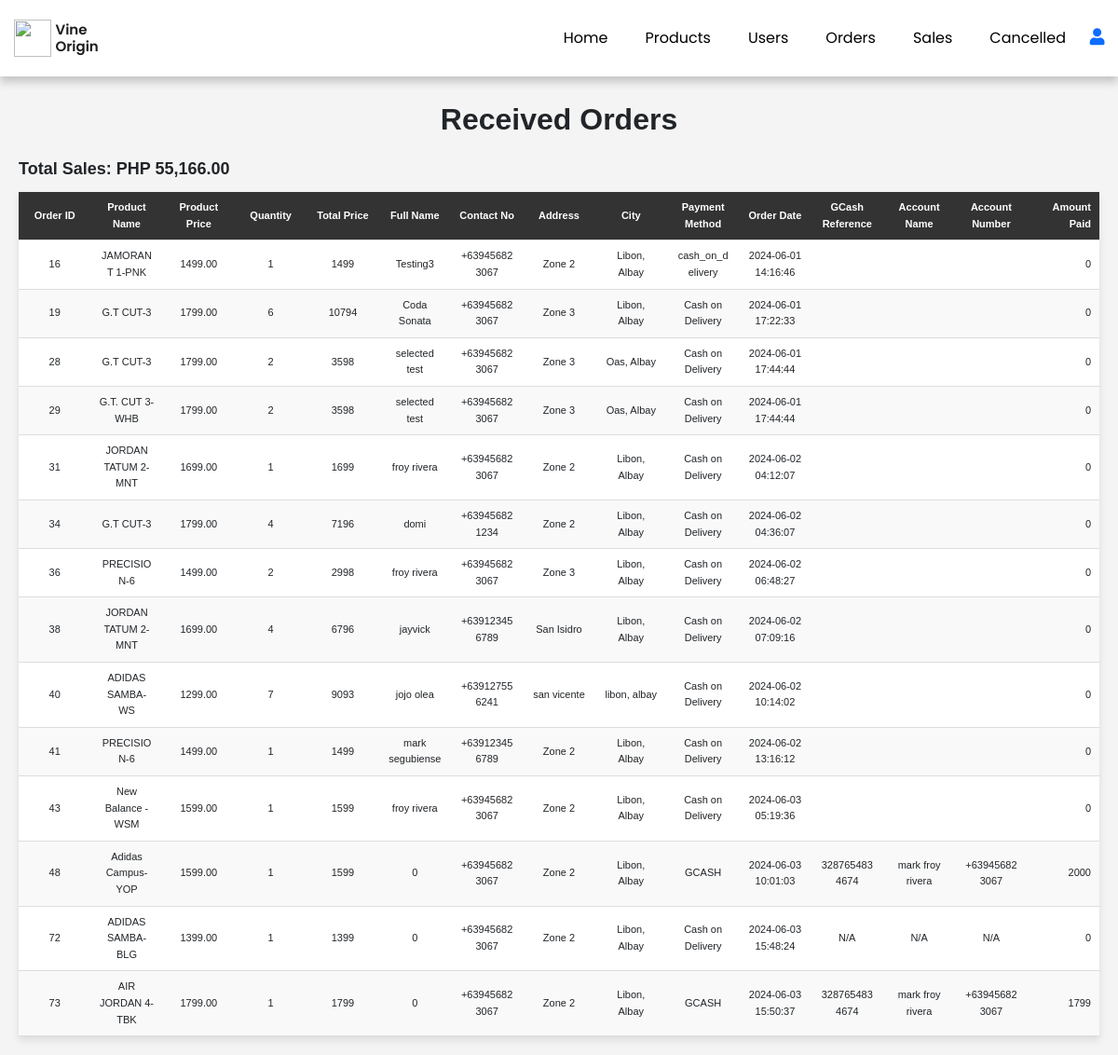
The app's page /visitor_landing/total_order.php (signed in) with its own data.
### tables this page shows
CREATE TABLE `orders` (
  `order_id` int(11) NOT NULL,
  `user_id` int(11) DEFAULT NULL,
  `product_name` varchar(255) NOT NULL,
  `product_price` float(8,2) NOT NULL,
  `quantity` int(11) DEFAULT NULL,
  `price_total` int(11) NOT NULL,
  `full_name` varchar(255) NOT NULL,
  `contact_no` varchar(20) NOT NULL,
  `address` varchar(255) NOT NULL,
  `city` varchar(255) NOT NULL,
  `payment_method` varchar(55) NOT NULL,
  `order_date` timestamp NOT NULL DEFAULT current_timestamp(),
  `gcash_reference` varchar(255) NOT NULL,
  `acc_name` varchar(255) NOT NULL,
  `acc_number` varchar(255) NOT NULL,
  `amount_paid` varchar(255) NOT NULL,
  `status` char(1) DEFAULT 'p' COMMENT 'p - pending\r\nt - to receive\r\nr - received\r\nc - cancelled'
);

### visitor_landing/total_order.php (the view, shortened to what this page needs)
<?php
include('server/connection.php');
?>
<!DOCTYPE html>
<html lang="en">
<head>
<?php include('header.php'); ?>
    <link rel="stylesheet" href="assets/css/admin.css">
    <?php include('admin_navbar.php'); ?>
</head>
<body>
    <div class="boxt">
    <h1>Received Orders</h1>
    <?php
    $total_sales_query = "SELECT SUM(price_total) AS total_sales FROM orders WHERE status = 'R'";
    $total_sales_result = mysqli_query($conn, $total_sales_query);
    $total_sales_row = mysqli_fetch_assoc($total_sales_result);
    $total_sales = $total_sales_row['total_sales'];
    echo "<p>Total Sales: PHP " . number_format($total_sales, 2) . "</p>";
    ?>
    <table>
        <thead>
            <tr>
                <th>Order ID</th>
                <th>Product Name</th>
                <th>Product Price</th>
                <th>Quantity</th>
                <th>Total Price</th>
                <th>Full Name</th>
                <th>Contact No</th>
                <th>Address</th>
                <th>City</th>
                <th>Payment Method</th>
                <th>Order Date</th>
                <th>GCash Reference</th>
                <th>Account Name</th>
                <th>Account Number</th>
                <th>Amount Paid</th>
            </tr>
        </thead>
        <tbody>
            <?php
            $received_orders_query = "SELECT * FROM orders WHERE status = 'R'";
            $received_orders_result = mysqli_query($conn, $received_orders_query);
            if (mysqli_num_rows($received_orders_result) > 0) {
                while ($row = mysqli_fetch_assoc($received_orders_result)) {
                    echo "<tr>";
                    echo "<td>{$row['order_id']}</td>";
                    echo "<td>{$row['product_name']}</td>";
                    echo "<td>{$row['product_price']}</td>";
                    echo "<td>{$row['quantity']}</td>";
                    echo "<td>{$row['price_total']}</td>";
                    echo "<td>{$row['full_name']}</td>";
                    echo "<td>{$row['contact_no']}</td>";
                    echo "<td>{$row['address']}</td>";
                    echo "<td>{$row['city']}</td>";
                    echo "<td>{$row['payment_method']}</td>";
                    echo "<td>{$row['order_date']}</td>";
                    echo "<td>{$row['gcash_reference']}</td>";
                    echo "<td>{$row['acc_name']}</td>";
                    echo "<td>{$row['acc_number']}</td>";
                    echo "<td>{$row['amount_paid']}</td>";
                    echo "</tr>";
                }
            } else {
                echo "<tr><td colspan='15'>No received orders found.</td></tr>";
            }
            ?>
        </tbody>
    </table>
        </div>
</body>
</html>

### visitor_landing/assets/css/style.css (style rules this page uses)
:root { --blue: #2980b9; --red: rgb(255, 0, 0); --orange: orange; --black: #333; --white: #fff; --bg-color: #eee; --dark-bg: rgba(0, 0, 0, .7); --box-shadow: 0 .5rem 1rem rgba(0, 0, 0, .1); --border: .1rem solid #999; }
* { margin: 0; padding: 0; box-sizing: border-box; }
body { font-family: "Poppins", sans-serif; overflow: hidden; }
h1 { font-size: 2.5rem; font-weight: 700; }
td:last-child { text-align: right; }
th:last-child { text-align: right; }
html { font-size: 62.5%; overflow-x: hidden; }

### visitor_landing/assets/css/admin.css (style rules this page uses)
.boxt { font-family: Arial, sans-serif; line-height: 1.6; background-color: #f4f4f4; padding: 20px; }
h1 { text-align: center; margin-bottom: 20px; margin-top: 7px; font-size: 32px; }
p { font-size: 18px; font-weight: bold; }
table { width: 100%; border-collapse: collapse; background-color: #fff; box-shadow: 0 4px 8px rgba(0, 0, 0, 0.1); table-layout: fixed; }
table th, table td { padding: 8px 9px; text-align: center; border-bottom: 1px solid #ddd; font-size: 11px; word-wrap: break-word; }
table th { background-color: #333; font-weight: bold; color: #fff; }
tbody tr:nth-child(even) { background-color: #f9f9f9; }

### records on screen
orders: order_id "16", product_name "JAMORANT 1-PNK", product_price "1499.00", quantity "1", price_total "1499", full_name "Testing3", contact_no "+639456823067", address "Zone 2", city "Libon, Albay", payment_method "cash_on_delivery", order_date "2024-06-01 14:16:46", amount_paid "0"
orders: order_id "19", product_name "G.T CUT-3", product_price "1799.00", quantity "6", price_total "10794", full_name "Coda Sonata", contact_no "+639456823067", address "Zone 3", city "Libon, Albay", payment_method "Cash on Delivery", order_date "2024-06-01 17:22:33", amount_paid "0"
orders: order_id "28", product_name "G.T CUT-3", product_price "1799.00", quantity "2", price_total "3598", full_name "selected test", contact_no "+639456823067", address "Zone 3", city "Oas, Albay", payment_method "Cash on Delivery", order_date "2024-06-01 17:44:44", amount_paid "0"
orders: order_id "29", product_name "G.T. CUT 3-WHB", product_price "1799.00", quantity "2", price_total "3598", full_name "selected test", contact_no "+639456823067", address "Zone 3", city "Oas, Albay", payment_method "Cash on Delivery", order_date "2024-06-01 17:44:44", amount_paid "0"
orders: order_id "31", product_name "JORDAN TATUM 2-MNT", product_price "1699.00", quantity "1", price_total "1699", full_name "froy rivera", contact_no "+639456823067", address "Zone 2", city "Libon, Albay", payment_method "Cash on Delivery", order_date "2024-06-02 04:12:07", amount_paid "0"
orders: order_id "34", product_name "G.T CUT-3", product_price "1799.00", quantity "4", price_total "7196", full_name "domi", contact_no "+639456821234", address "Zone 2", city "Libon, Albay", payment_method "Cash on Delivery", order_date "2024-06-02 04:36:07", amount_paid "0"
orders: order_id "36", product_name "PRECISION-6", product_price "1499.00", quantity "2", price_total "2998", full_name "froy rivera", contact_no "+639456823067", address "Zone 3", city "Libon, Albay", payment_method "Cash on Delivery", order_date "2024-06-02 06:48:27", amount_paid "0"
orders: order_id "38", product_name "JORDAN TATUM 2-MNT", product_price "1699.00", quantity "4", price_total "6796", full_name "jayvick", contact_no "+639123456789", address "San Isidro", city "Libon, Albay", payment_method "Cash on Delivery", order_date "2024-06-02 07:09:16", amount_paid "0"
orders: order_id "40", product_name "ADIDAS SAMBA-WS", product_price "1299.00", quantity "7", price_total "9093", full_name "jojo olea", contact_no "+639127556241", address "san vicente", city "libon, albay", payment_method "Cash on Delivery", order_date "2024-06-02 10:14:02", amount_paid "0"
orders: order_id "41", product_name "PRECISION-6", product_price "1499.00", quantity "1", price_total "1499", full_name "mark segubiense", contact_no "+639123456789", address "Zone 2", city "Libon, Albay", payment_method "Cash on Delivery", order_date "2024-06-02 13:16:12", amount_paid "0"
orders: order_id "43", product_name "New Balance - WSM", product_price "1599.00", quantity "1", price_total "1599", full_name "froy rivera", contact_no "+639456823067", address "Zone 2", city "Libon, Albay", payment_method "Cash on Delivery", order_date "2024-06-03 05:19:36", amount_paid "0"
orders: order_id "48", product_name "Adidas Campus- YOP", product_price "1599.00", quantity "1", price_total "1599", full_name "0", contact_no "+639456823067", address "Zone 2", city "Libon, Albay", payment_method "GCASH", order_date "2024-06-03 10:01:03", gcash_reference "3287654834674", acc_name "mark froy rivera", acc_number "+639456823067", amount_paid "2000"
orders: order_id "72", product_name "ADIDAS SAMBA-BLG", product_price "1399.00", quantity "1", price_total "1399", full_name "0", contact_no "+639456823067", address "Zone 2", city "Libon, Albay", payment_method "Cash on Delivery", order_date "2024-06-03 15:48:24", gcash_reference "N/A", acc_name "N/A", acc_number "N/A", amount_paid "0"
orders: order_id "73", product_name "AIR JORDAN 4- TBK", product_price "1799.00", quantity "1", price_total "1799", full_name "0", contact_no "+639456823067", address "Zone 2", city "Libon, Albay", payment_method "GCASH", order_date "2024-06-03 15:50:37", gcash_reference "3287654834674", acc_name "mark froy rivera", acc_number "+639456823067", amount_paid "1799"

### other values on screen
$total_sales "55,166.00"
